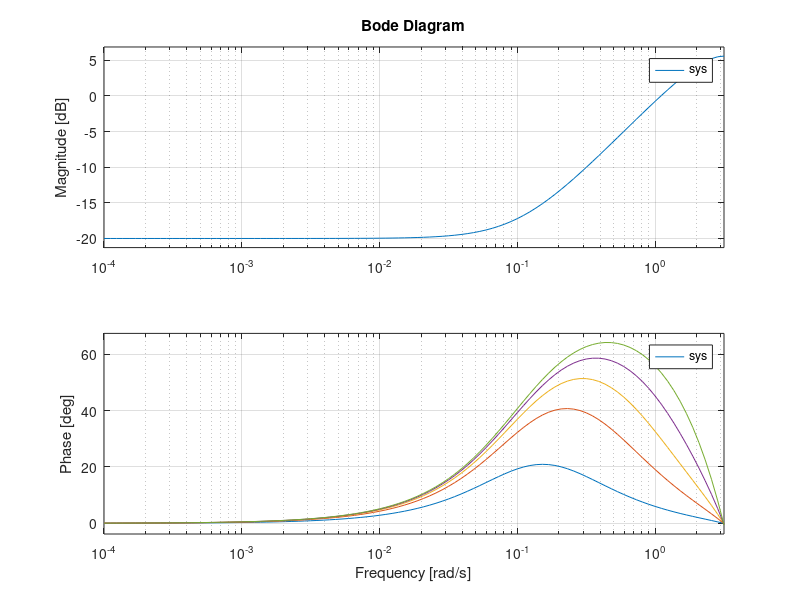

This chart was generated by the following MATLAB code:
w = logspace(-4,0.5,100);
sys = tf([1 -1],[1 -0.99],-1);
bode(sys,w);
hold
sys = tf([1 -1],[1 -0.9],-1);
bode(sys,w);
sys = tf([1 -1],[1 -0.1],-1);
bode(sys,w);
sys = tf([1 -1],[1 -0.01],-1);
bode(sys,w);
pause
hold
sys = tf([1 -1],[1 -0.8],-1);
bode(sys,w);
pause
sys = tf([1 -0.9],[1 -0.8],-1);
bode(sys,w);
hold
sys = tf([1 -0.9],[1 -0.6],-1);
bode(sys,w);
sys = tf([1 -0.9],[1 -0.4],-1);
bode(sys,w);
sys = tf([1 -0.9],[1 -0.2],-1);
bode(sys,w);
sys = tf([1 -0.9],[1 -0],-1);
bode(sys,w);


